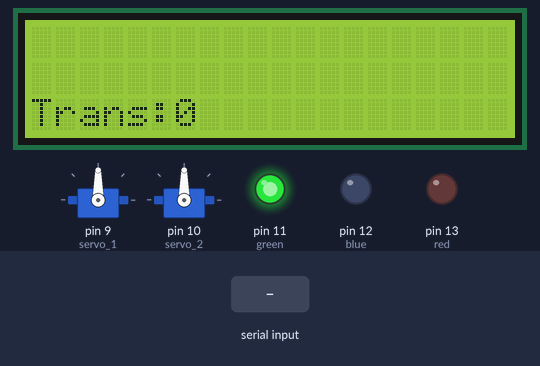
Recording of a sketch running on a simulated Arduino Uno, built with avr-gcc and run on an emulated ATmega328P. Shown: 20×3 character LCD, 2 × servo, output pins drawn as LEDs (lit = HIGH). The inputs (shaded band) are chosen by the test bench.

Above: at 1.3 s.
1.4 s: "90,45\n" received over Serial
At 3.6 s:
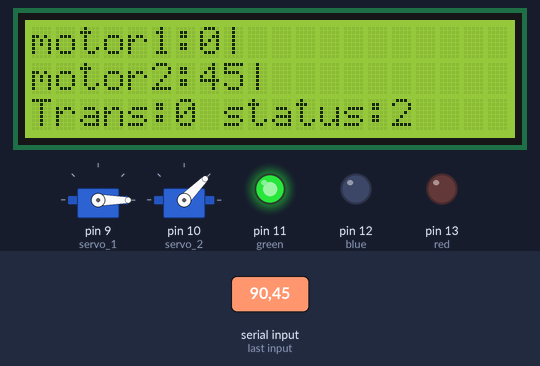
3.9 s: "30,150\n" received over Serial
At 4.4 s:
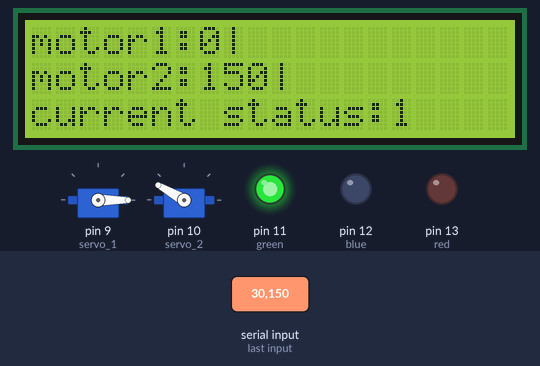
6.4 s: "1\n" received over Serial
At 8.4 s:
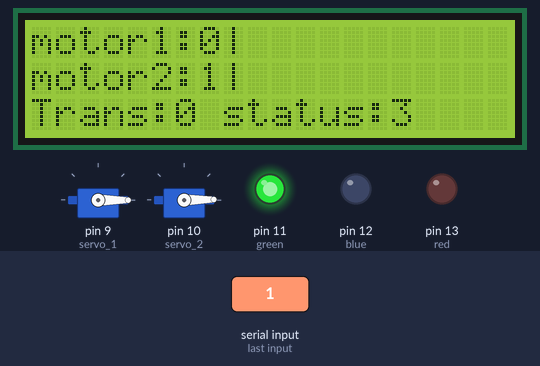
8.9 s: "90\n" received over Serial
At 10.4 s:
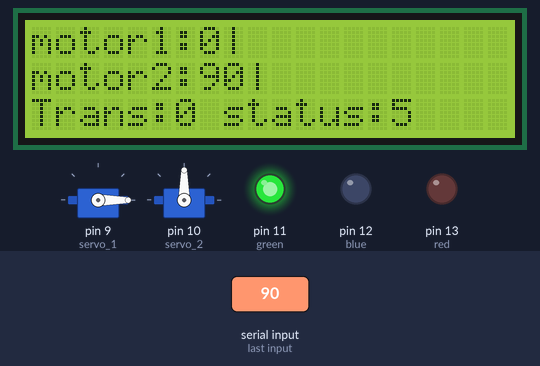
11.4 s: "200\n" received over Serial
At 13.6 s:
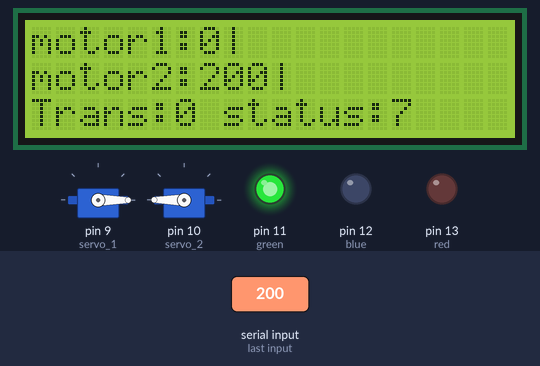
Timing chart, 0 to 14.9 s (numbered marks = the images above; inputs shaded):
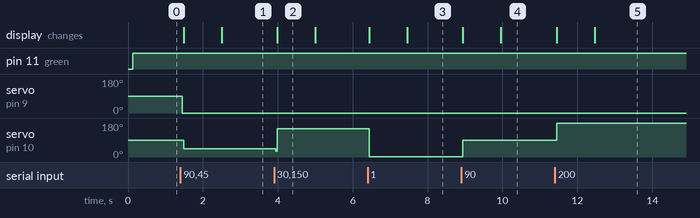

The sketch:

cyb.ino
```cpp
//Designed by Jelly Jinzhe Liu ab20328
/*
z:179-180--179
y:1-0--1
Led:13:12:11
Button&motor
Button:2:3:5:6
Switch:4
Motor:9:10
Screen:sda:scl 0x27
Motor:20度为0 - 190
*/
//---------gyro-----------
#include <Adafruit_Sensor.h>
#include <Adafruit_BNO055.h>
#include <utility/imumaths.h>
Adafruit_BNO055 bno = Adafruit_BNO055(55);
float base_y = 0.4375;  //设置基准角度
float base_z = 176.5;

//-----screen-----
#include <Wire.h>
#include <LiquidCrystal_I2C.h>
LiquidCrystal_I2C lcd_1(0x27, 20, 3);  // set the LCD address to 0x27 for a 16 chars and 2 line display
int lcd = 1;

//---舵机---
#include <Servo.h>
int pre_deg_c, current_c = 0;
int current_d, pre_deg_d = 0;
Servo servo_1;  //声明舵机
Servo servo_2;  //声明舵机2
//校准舵机角度
long num = 0;
int c = 90;  //舵机20为0度
int d = 90;
int i;
//---led---
int green = 11;
int blue = 12;
int red = 13;
int led_delay = 100;
//---按钮---
int switch_value = 0;                                                        //声明变量，用来存储按钮返回值HIGH或者LOW；
const int SWITCH = 4;                                                        //声明变量，开关接在第6针脚；
int BUTTON_VALUE_1_B, BUTTON_VALUE_2_W, BUTTON_VALUE_3_G, BUTTON_VALUE_4_R;  //声明按键状态
                                                                             //motor1
int BUTTON1_M1_BLUE = 5;                                                     //blue
int BUTTON2_M1_WHITE = 6;                                                    //white
                                                                             //motor2
int BUTTON1_M2_GREEN = 2;                                                    //green
int BUTTON2_M2_RED = 3;                                                      //red

//配平角度
int ydeg, zdeg;
int y_balence, z_balence;
//-------------自动配平----------------
int connect = 1;  //发送信号1代表连接成功
int l[2];         //接收角度的列表
int stat = -1;    //在列表中0,1的切换
int trans = 0;    //传输监测
int degree_1[70];//定义舵机1的角度
int degree_2[70];//定义舵机2的角度
int deg_a,deg_b;//设置舵机循环范围
void setup() {
  Serial.begin(9600);
  lcd_1.init();  // initialize the lcd
  lcd_1.backlight();
  lcd_1.begin(20, 3);      //设定lcd行数
  pinMode(SWITCH, INPUT);  //定义SWTICH为输出模式；
  pinMode(green, OUTPUT);
  pinMode(blue, OUTPUT);
  pinMode(red, OUTPUT);
  servo_1.attach(9);   //设定舵机接口
  servo_2.attach(10);  //设定舵机接口
}


//------------------------------------------------------------------------------------------------------------------------------------
void loop(){
while (connect == 1)  //与其他建立连接
{

  digitalWrite(green, 1);
  while (Serial.available() > 0)  //当有信号的时候
  {
    trans = 1;
    stat = stat + 1;
    // l[stat] = Serial.parseInt();
    // c = l[0];  //等于第一次传回数据
    // d = l[1];  //等于第二次传回的数据
    num = Serial.parseInt();
    Serial.flush();
    // Serial.println(num);
    if (num != 0) {
      c = num / 1000;
      // Serial.println(c);
      d = num % 1000;
      // Serial.println(d);
      lcd_1.print(trans);
      lcd_1.setCursor(0, 0);
      lcd_1.clear();
      lcd_1.print("motor1:");
      lcd_1.print(c);
      lcd_1.print("|");
      lcd_1.setCursor(0, 1);
      lcd_1.print("motor2:");
      lcd_1.print(d);
      lcd_1.print("|");
      lcd_1.setCursor(0, 2);
      lcd_1.print("current status:");
      lcd_1.print(stat + 1);
      servo_1.write(c);  //改变舵机位置
      servo_2.write(d);
      if (stat == 1) { stat = -1; }
    }
  }
  trans = 0;
  lcd_1.setCursor(0, 3);
  lcd_1.print("Trans:");
  lcd_1.print(trans);
}
}
```

Measured:
- after the input at 1.4 s, servo on pin 9 (servo_1): 90° → 0° after 0.05 s; servo on pin 10 (servo_2): 90° → 45° after 0.09 s; the display: first changes after 0.09 s (image 1 shows a later state)
- after the input at 3.9 s, servo on pin 10 (servo_2): 45° → 150° at once; the display: changes after 0.08 s (image 2)
- after the input at 6.4 s, servo on pin 10 (servo_2): 150° → 1° at once; the display: first changes at once (image 3 shows a later state)
- after the input at 8.9 s, servo on pin 10 (servo_2): 1° → 90° at once; the display: first changes at once (image 4 shows a later state)
- after the input at 11.4 s, servo on pin 10 (servo_2): 90° → 180° after 0.05 s; the display: first changes after 0.05 s (image 5 shows a later state)
- what the display in image 2 shows lasts 1.0 s, from 4.0 s to 5.0 s
